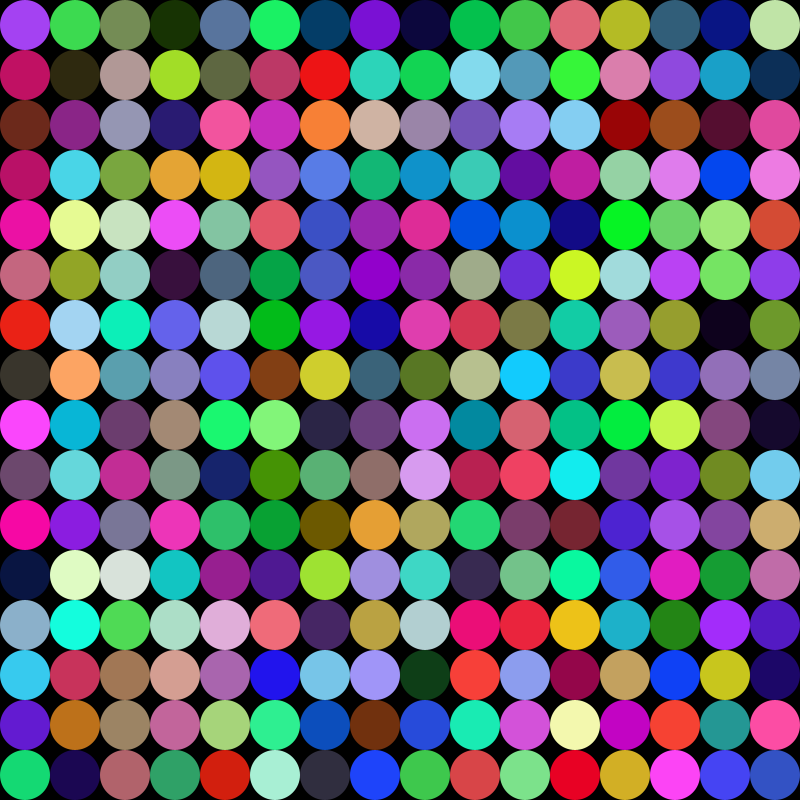
Frame 1 (no input)
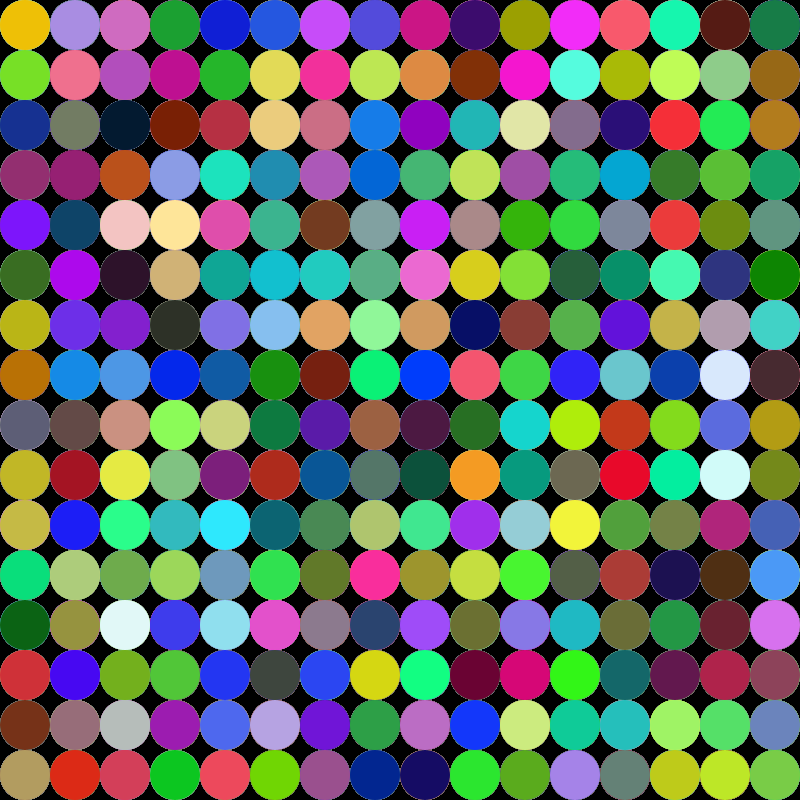
Frame 60 (the mouse pressed at the canvas centre just before this capture)
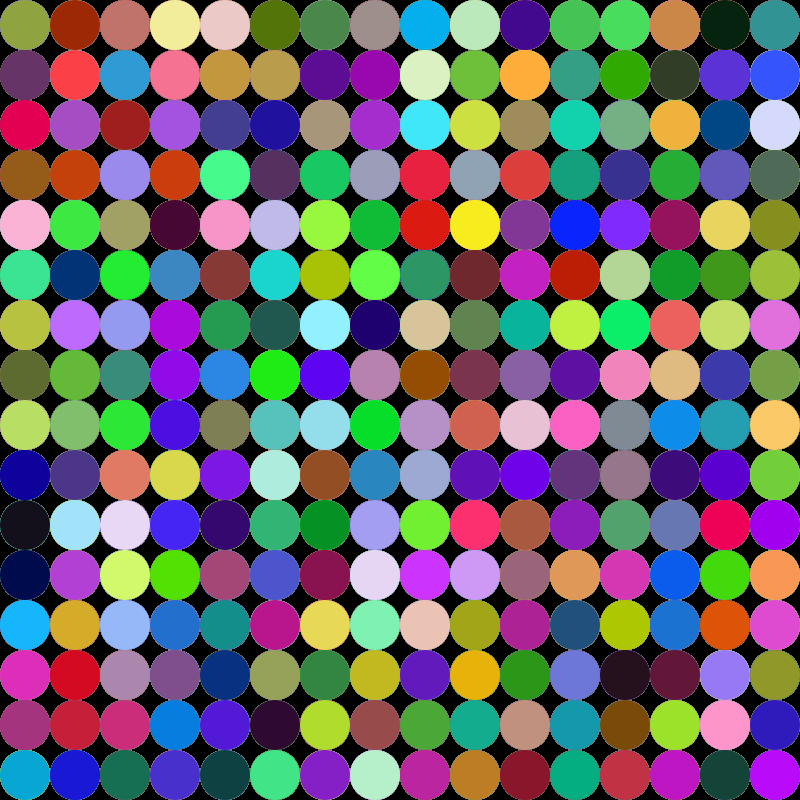
Frame 120 (the mouse held since frame 60 and released just before this capture)

The Processing sketch that drew these frames (run headless with seeded random() and noise(); from frame 60 on, the mouse is pressed at the canvas centre):

// Processing sketch: processing_90680
// ── processing_90680.pde

void setup(){
  size(800,800);
  smooth();
  background(0);
}

void draw(){
  noStroke();
  ellipseMode(CORNER);
  for(int yPos=0;yPos<800;yPos+=50){
    for(int xPos=0;xPos<800;xPos+=50){
      fill(random(0,255),random(0,255),random(0,255));
      ellipse(xPos,yPos,50,50);
    }
  }
  delay(200);
  
}
